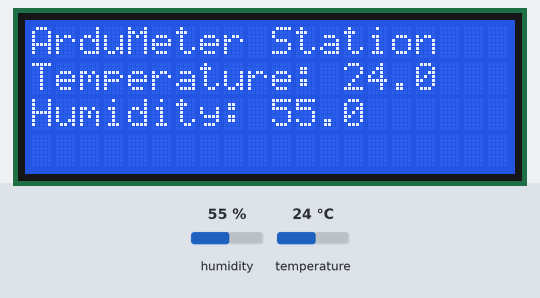
A sketch run on a simulated Arduino Uno, built with avr-gcc and run on an emulated ATmega328P. Shown: 20×4 character LCD. The test bench sets the inputs (shaded band); at power-on: humidity 55 %, temperature 24 °C. What the sketch prints to the serial monitor is not drawn.

Above: at 1.2 s.
1.3 s: humidity set to 22 %
At 6.2 s:
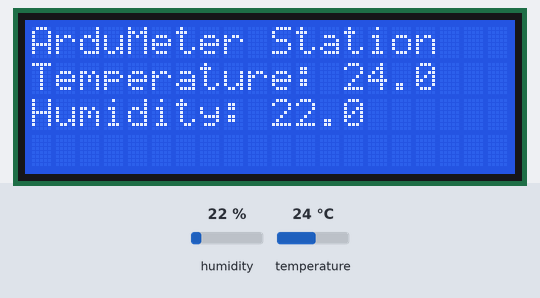
7.3 s: temperature set to 12 °C
At 10.8 s:
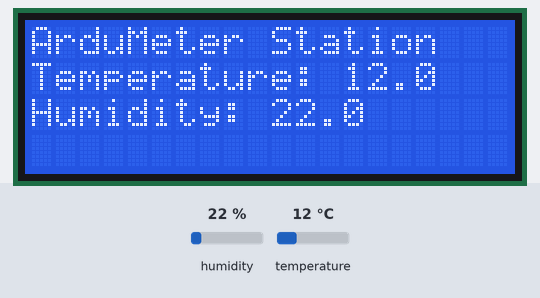
13.3 s: humidity set to 40 %
At 16.7 s:
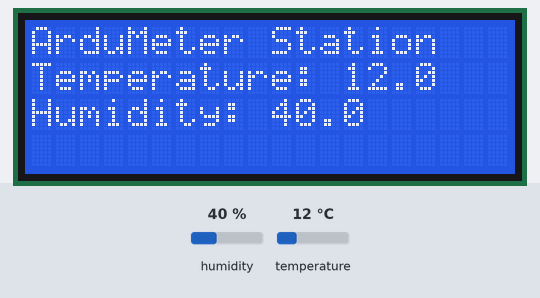
19.3 s: temperature set to 19 °C
Timing chart, 0 to 22.3 s (numbered marks = the images above; inputs shaded):
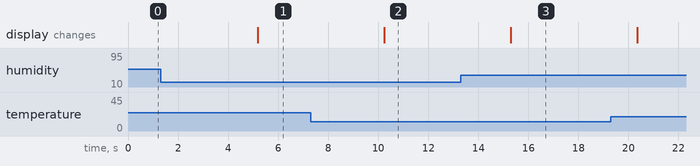

Measured:
- after the input at 1.3 s, the display: changes after 3.9 s (image 1)
- after the input at 7.3 s, the display: changes after 2.9 s (image 2)
- after the input at 13.3 s, the display: changes after 2.0 s (image 3)

The sketch:

LCD44780_2004_01.ino
```cpp
#include <Wire.h>
#include <LiquidCrystal_I2C.h>
#include <dht.h>
//#include <hd44780.h>

LiquidCrystal_I2C lcd(0x27, 20, 4);
dht sensor;
const int DHT_PIN = 8;

void setup()
{
  Serial.begin(9600);
  Serial.println("DHT and HD44780LCD Test");
  lcd.init();
  lcd.backlight();
  lcd.clear();
}

void loop() {
  lcd.clear();
  int chk = sensor.read(DHT_PIN);
  Serial.println(chk);

  lcd.setCursor(0, 0);
  lcd.print("ArduMeter Station");

  lcd.setCursor(0, 1);
  lcd.print("Temperature: ");
  lcd.print(sensor.temperature, 1);

  lcd.setCursor(0,2);
  lcd.print("Humidity: ");
  lcd.print(sensor.humidity, 1);

  delay(5000);
  /*
  lcd.setCursor(0, 0);
  lcd.print(" How Use Display :)");
  lcd.setCursor(2, 1);
  lcd.print(" Hd44780 i2c");
  lcd.setCursor(2, 2);
  lcd.print("16x2 and 20x4 ");
  lcd.setCursor(1, 3);
  lcd.print(" ForbiddenBit.com ");
  */
}
```
